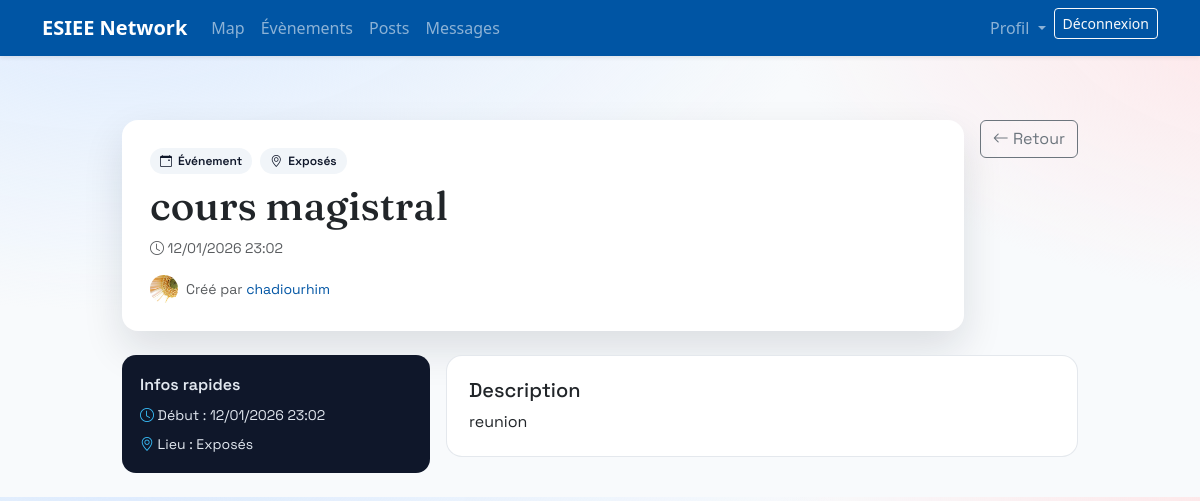
Page /events/8/ (signed in) on the committed database.
### events/models.py (models this page shows, shortened)
class Event(models.Model):
    title = models.CharField(max_length=200)
    description = models.TextField(blank=True)
    location = models.CharField(
        "Lieu",
        max_length=50,
        choices=LOCATION_CHOICES,
    )
    start_at = models.DateTimeField()
    end_at = models.DateTimeField(null=True, blank=True)
    created_by = models.ForeignKey(
        settings.AUTH_USER_MODEL,
        on_delete=models.CASCADE,
        related_name="events_created",
    )
    created_at = models.DateTimeField(auto_now_add=True)
    updated_at = models.DateTimeField(auto_now=True)
    class Meta:
        ordering = ["start_at", "title"]

### users/models.py (models this page shows, shortened)
class User(AbstractUser):
    email = models.EmailField(unique=True)
    profile_image = models.ImageField(
        upload_to="profiles/",
        blank=True,
        null=True,
        verbose_name="Photo de profil",
    )

### events/views.py (the view)
# urls.py: path("<int:pk>/", views.event_detail, name="detail"),
@login_required
def event_detail(request, pk):
    event = get_object_or_404(Event, pk=pk)
    return render(request, "events/event_detail.html", {"event": event})

### templates/events/event_detail.html (shortened to what this page needs)
{% extends "base.html" %}
{% block content %}
<link href="https://cdn.jsdelivr.net/npm/bootstrap-icons@1.11.3/font/bootstrap-icons.css" rel="stylesheet">
<div class="container py-4 ev-detail" style="max-width: 980px;">
  <div class="d-flex flex-wrap justify-content-between align-items-start gap-3 mb-4">
    <div class="ev-header flex-grow-1">
      <div class="d-flex flex-wrap align-items-center gap-2 mb-2">
        <span class="ev-chip"><i class="bi bi-calendar-event"></i> &Eacute;v&eacute;nement</span>
        {% if event.location %}
          <span class="ev-chip"><i class="bi bi-geo-alt"></i> {{ event.get_location_display }}</span>
        {% endif %}
      </div>
      <h1 class="ev-title mb-2">{{ event.title }}</h1>
      <div class="d-flex flex-wrap gap-3 text-muted small">
        <span><i class="bi bi-clock"></i> {{ event.start_at|date:"d/m/Y H:i" }}</span>
      </div>
      <div class="d-flex align-items-center gap-2 mt-3">
        {% if event.created_by.profile_image %}
          <img src="{{ event.created_by.profile_image.url }}"
               alt="Photo de profil"
               class="rounded-circle"
               style="width:28px; height:28px; object-fit:cover;">
        {% endif %}
        <span class="text-muted small">
          Cr&eacute;&eacute; par
          <a href="{% url 'users:user_profile' event.created_by.username %}" class="text-decoration-none">
            {{ event.created_by.username }}
          </a>
        </span>
      </div>
    </div>
    <div class="d-flex flex-column gap-2">
      <a class="btn btn-outline-secondary" href="{% url 'events:list' %}">
        <i class="bi bi-arrow-left"></i> Retour
      </a>
    </div>
  </div>
  <div class="row g-3">
    <div class="col-lg-4">
      <div class="ev-info">
        <div class="mb-2 fw-semibold">Infos rapides</div>
        <div class="d-flex flex-column gap-2 small">
          <span><i class="bi bi-clock"></i> D&eacute;but : {{ event.start_at|date:"d/m/Y H:i" }}</span>
          {% if event.location %}
            <span><i class="bi bi-geo-alt"></i> Lieu : {{ event.get_location_display }}</span>
          {% endif %}
        </div>
      </div>
    </div>
    <div class="col-lg-8">
      {% if event.description %}
        <div class="ev-description">
          <h5 class="mb-2">Description</h5>
          <p class="mb-0">{{ event.description|linebreaksbr }}</p>
        </div>
      {% else %}
        <div class="ev-description text-muted">Aucune description.</div>
      {% endif %}
    </div>
  </div>
</div>
{% endblock %}

### static/style.css (style rules this page uses)
:root { --esiee-blue:#0055A4; --esiee-blue-dark:#003d7a; --esiee-light:#f8f9fb; --esiee-gray:#6c757d; }
body { background:var(--esiee-light); }
a { color:var(--esiee-blue); }

### templates/base.html (style rules this page uses)
body { padding-top: 72px; }

### templates/events/event_detail.html (style rules this page uses)
:root { --ev-ink: #0f172a; --ev-primary: #2563eb; --ev-warm: #f97316; }
body { background: radial-gradient(1200px 600px at 10% -10%, #dbeafe 0%, transparent 60%), radial-gradient(900px 500px at 110% 0%, #ffe4e6 0%, transparent 60%), #f8fafc; }
.ev-detail { font-family: "Space Grotesk", system-ui, -apple-system, "Segoe UI", sans-serif; }
.ev-header { background: #ffffff; border-radius: 16px; padding: 28px; box-shadow: 0 18px 40px rgba(15, 23, 42, 0.12); }
.ev-title { font-family: "Fraunces", serif; }
.ev-chip { display: inline-flex; align-items: center; gap: 6px; background: #f1f5f9; color: #0f172a; padding: 4px 10px; border-radius: 999px; font-size: 12px; font-weight: 600; }
.ev-info { background: #0f172a; color: #e2e8f0; border-radius: 14px; padding: 18px; }
.ev-info i { color: #38bdf8; }
.ev-description { background: #ffffff; border-radius: 16px; padding: 22px; border: 1px solid rgba(148, 163, 184, 0.25); }

### rows in the picture
Event: location "Exposés", title "cours magistral", start_at "12/01/2026 23:02", created_by.profile_image (picture), created_by.username "chadiourhim", description "reunion"
